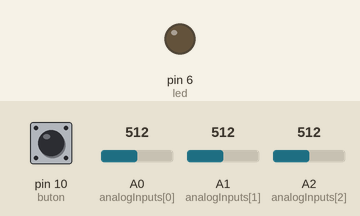
Simulated run of this sketch. Board: Arduino Uno, built with avr-gcc and run on an emulated ATmega328P. Shown: output pins drawn as LEDs (lit = HIGH). Dashed ring = blinking. The test bench sets the inputs (shaded band); at power-on: pin 10 (buton) LOW, A0 (analogInputs[0]) = 512, A1 (analogInputs[1]) = 512, A2 (analogInputs[2]) = 512. What the sketch prints to the serial monitor is not drawn.

Above: at 1.2 s.
1.3 s: pin 10 (buton) pulled HIGH for 0.15 s
At 1.37 s:
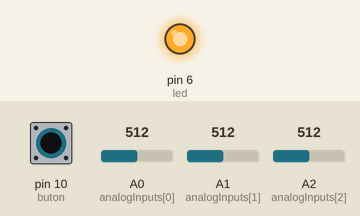
4.4 s: pin 10 (buton) pulled HIGH for 1 s
At 6.4 s:
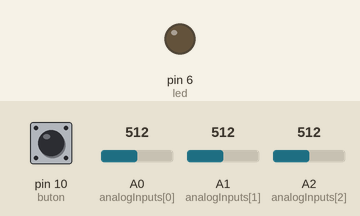
6.9 s: pin 10 (buton) pulsed HIGH 2 times (0.12 s each, 0.3 s apart)
At 6.96 s:
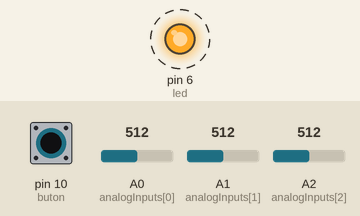
9.0 s: pin 10 (buton) driven HIGH
At 9.9 s:
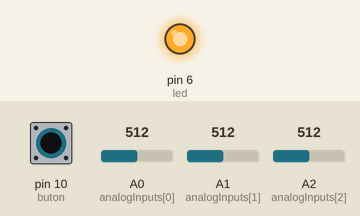
Timing chart, 0 to 12.0 s (numbered marks = the images above; inputs shaded):
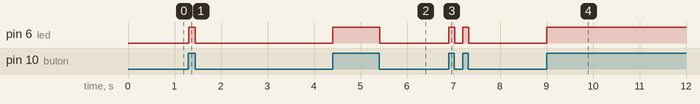

The sketch:

sketch_nov28a.ino
```cpp
const int NUM_SLIDERS = 3;
const int analogInputs[NUM_SLIDERS] = {A0, A1, A2};

#define led 6
#define buton 10

int analogSliderValues[NUM_SLIDERS];
int prevSliderValues[NUM_SLIDERS];


void setup() {
  for (int i = 0; i < NUM_SLIDERS; i++) {
    pinMode(analogInputs[i], INPUT);
  }

  pinMode(led, OUTPUT);
  pinMode(buton, INPUT);
  Serial.begin(9600);

  for(int i = 0; i < NUM_SLIDERS; i++){
    prevSliderValues[i] = analogRead(analogInputs[1]);
  }

}

void loop() {

  if(digitalRead(buton) == HIGH){
    digitalWrite(led, HIGH);
    Serial.write("button pressed");
  }else{
    digitalWrite(led, LOW);
  }

  updateSliderValues();

  if(anySliderValueChanged()){
    sendSliderValues();
  }


  // sendSliderValues(); // Actually send data (all the time)
  // printSliderValues(); // For debug
  delay(10);

}


void updateSliderValues() {
  for (int i = 0; i < NUM_SLIDERS; i++) {
     analogSliderValues[i] = analogRead(analogInputs[i]);
    // analogSliderValues[i] = map(analogRead(analogInputs[i]), 1, 1006, 0, 1023);
  }
}

bool anySliderValueChanged(){
  for (int i = 0; i < NUM_SLIDERS; i++) {
    if (analogSliderValues[i] != prevSliderValues[i]) {
      // Değer değişmiş
      // Şimdi önceki değeri güncelle
      prevSliderValues[i] = analogSliderValues[i];
      return true;
    }
  }
  return false;
}

void sendSliderValues() {
  String builtString = String("");

  for (int i = 0; i < NUM_SLIDERS; i++) {
    builtString += String((int)analogSliderValues[i]);

    if (i < NUM_SLIDERS - 1) {
      builtString += String("|");
    }
  }

  Serial.println(builtString);
}

void printSliderValues() {
  for (int i = 0; i < NUM_SLIDERS; i++) {
    String printedString = String("Slider #") + String(i + 1) + String(": ") + String(analogSliderValues[i]) + String(" mV");
    Serial.write(printedString.c_str());

    if (i < NUM_SLIDERS - 1) {
      Serial.write(" | ");
    } else {
      Serial.write("\n");
    }
  }
}
```

Measured:
- after the input at 1.3 s, pin 6 (led): LOW → HIGH at once, → LOW 0.15 s later
- after the input at 4.4 s, pin 6 (led): LOW → HIGH at once, → LOW 1.0 s later
- after the input at 6.9 s, pin 6 (led): alternates HIGH for 0.13 s and LOW for 0.18 s, 4 changes in all, then stays LOW, starting at once
- after the input at 9.0 s, pin 6 (led): LOW → HIGH at once
